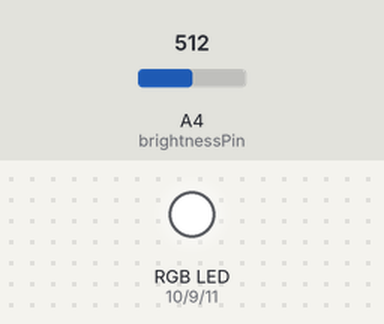
Bench run of a sketch on a simulated Arduino Mega 2560, built with avr-gcc and run on an emulated ATmega2560. Shown: an RGB LED mixed from three pins (HIGH = lit). Inputs (shaded band) come from the test bench; at power-on: A4 (brightnessPin) = 512. What the sketch prints to the serial monitor is not drawn.

Above: at 0.4 s.
Timing chart, 0 to 1.9 s (numbered marks = the images above):
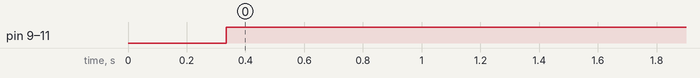

The sketch:

BlueTooth_LED_Control.ino
```cpp
#define BLUETOOTH_BAUD 9600
#define redPin 10
#define greenPin 9
#define bluePin 11
#define brightnessPin A4

bool changedIndex = false;

String command = "";
int trueRed = 0;
int trueGreen = 0;
int trueBlue = 0;
int PValue = 0;
float brightness = 0.0;
bool changedBrightness = false;
bool changedColor = false;

void setup() {
  // Initialize serial communication with the computer
  Serial.begin(9600);

  pinMode(redPin, OUTPUT);
  pinMode(greenPin, OUTPUT);
  pinMode(bluePin, OUTPUT);
  pinMode(brightnessPin, INPUT);

  // Initialize serial communication with the Bluetooth module
  Serial1.begin(BLUETOOTH_BAUD); // Ensure this matches your Bluetooth module's baud rate
  Serial.println("Bluetooth module is ready.");
  Serial.println("Available commands:");
  Serial.println("1. RGB Command: Send 9 digits (RRGGGBBB) where R, G, B are color values (0-255).");
  Serial.println("2. Brightness Command: Adjusts the brightness based on a potentiometer connected to the analog pin.");
  Serial.println("Example: '123456789' for setting RGB values.");
  Serial.println("Commands are processed when received in full. Ensure the Bluetooth baud rate matches the module's setting.");
}

void loop() {
  // Serial -> Code
  if (Serial1.available()) {
    char incomingChar = Serial1.read();
    //add info to command
    if(incomingChar != '\n'){
      command += incomingChar;
      command.trim();
      //verify if there is new color or change in brightness
    }
  }
  //Code -> LED
  readBrightness();
  VerifyNewcolor();
  //update LED status
  UpdateLED();
}

bool isNumeric(String S){
  for(int i = 0; i<S.length(); i++){
    if(!isdigit(S[i])) return false;
  }
  return true;
}

// Function to set the RGB color
void setColor() {
  analogWrite(redPin, (int)(255-(float)trueRed*brightness));
  analogWrite(greenPin, (int)(255-(float)trueGreen*brightness));
  analogWrite(bluePin, (int)(255-(float)trueBlue*brightness));
}

void readBrightness(){
  PValue = analogRead(brightnessPin);
  float B = (float)PValue / 1023.0;
  if(B != brightness){
    brightness = B;
    changedBrightness = true;
  }
}

void VerifyNewcolor(){
  if(command.length() == 9 and isNumeric(command)) changedColor = true;
}

void UpdateLED(){
  if(changedColor){
    trueRed = command.substring(0,3).toInt();
    trueGreen = command.substring(3,6).toInt();
    trueBlue = command.substring(6,9).toInt();
    Serial.print("RED: ");
    Serial.println((int)(255-(float)trueRed*brightness));
    Serial.print("GREEN: ");
    Serial.println((int)(255-(float)trueGreen*brightness));
    Serial.print("Blue: ");
    Serial.println((int)(255-(float)trueBlue*brightness));
    if (trueRed >= 0 && trueRed <= 255 && trueGreen >= 0 && trueGreen <= 255 && trueBlue >= 0 && trueBlue <= 255){
      setColor();
    }
    changedColor = false;
    command = "";
  } else if(changedBrightness){
    setColor();
  }
  changedBrightness = false;
}
```

Measured:
- by itself, pin 9 (greenPin), pin 10 (redPin), pin 11 (bluePin): LOW → HIGH at 0.33 s
